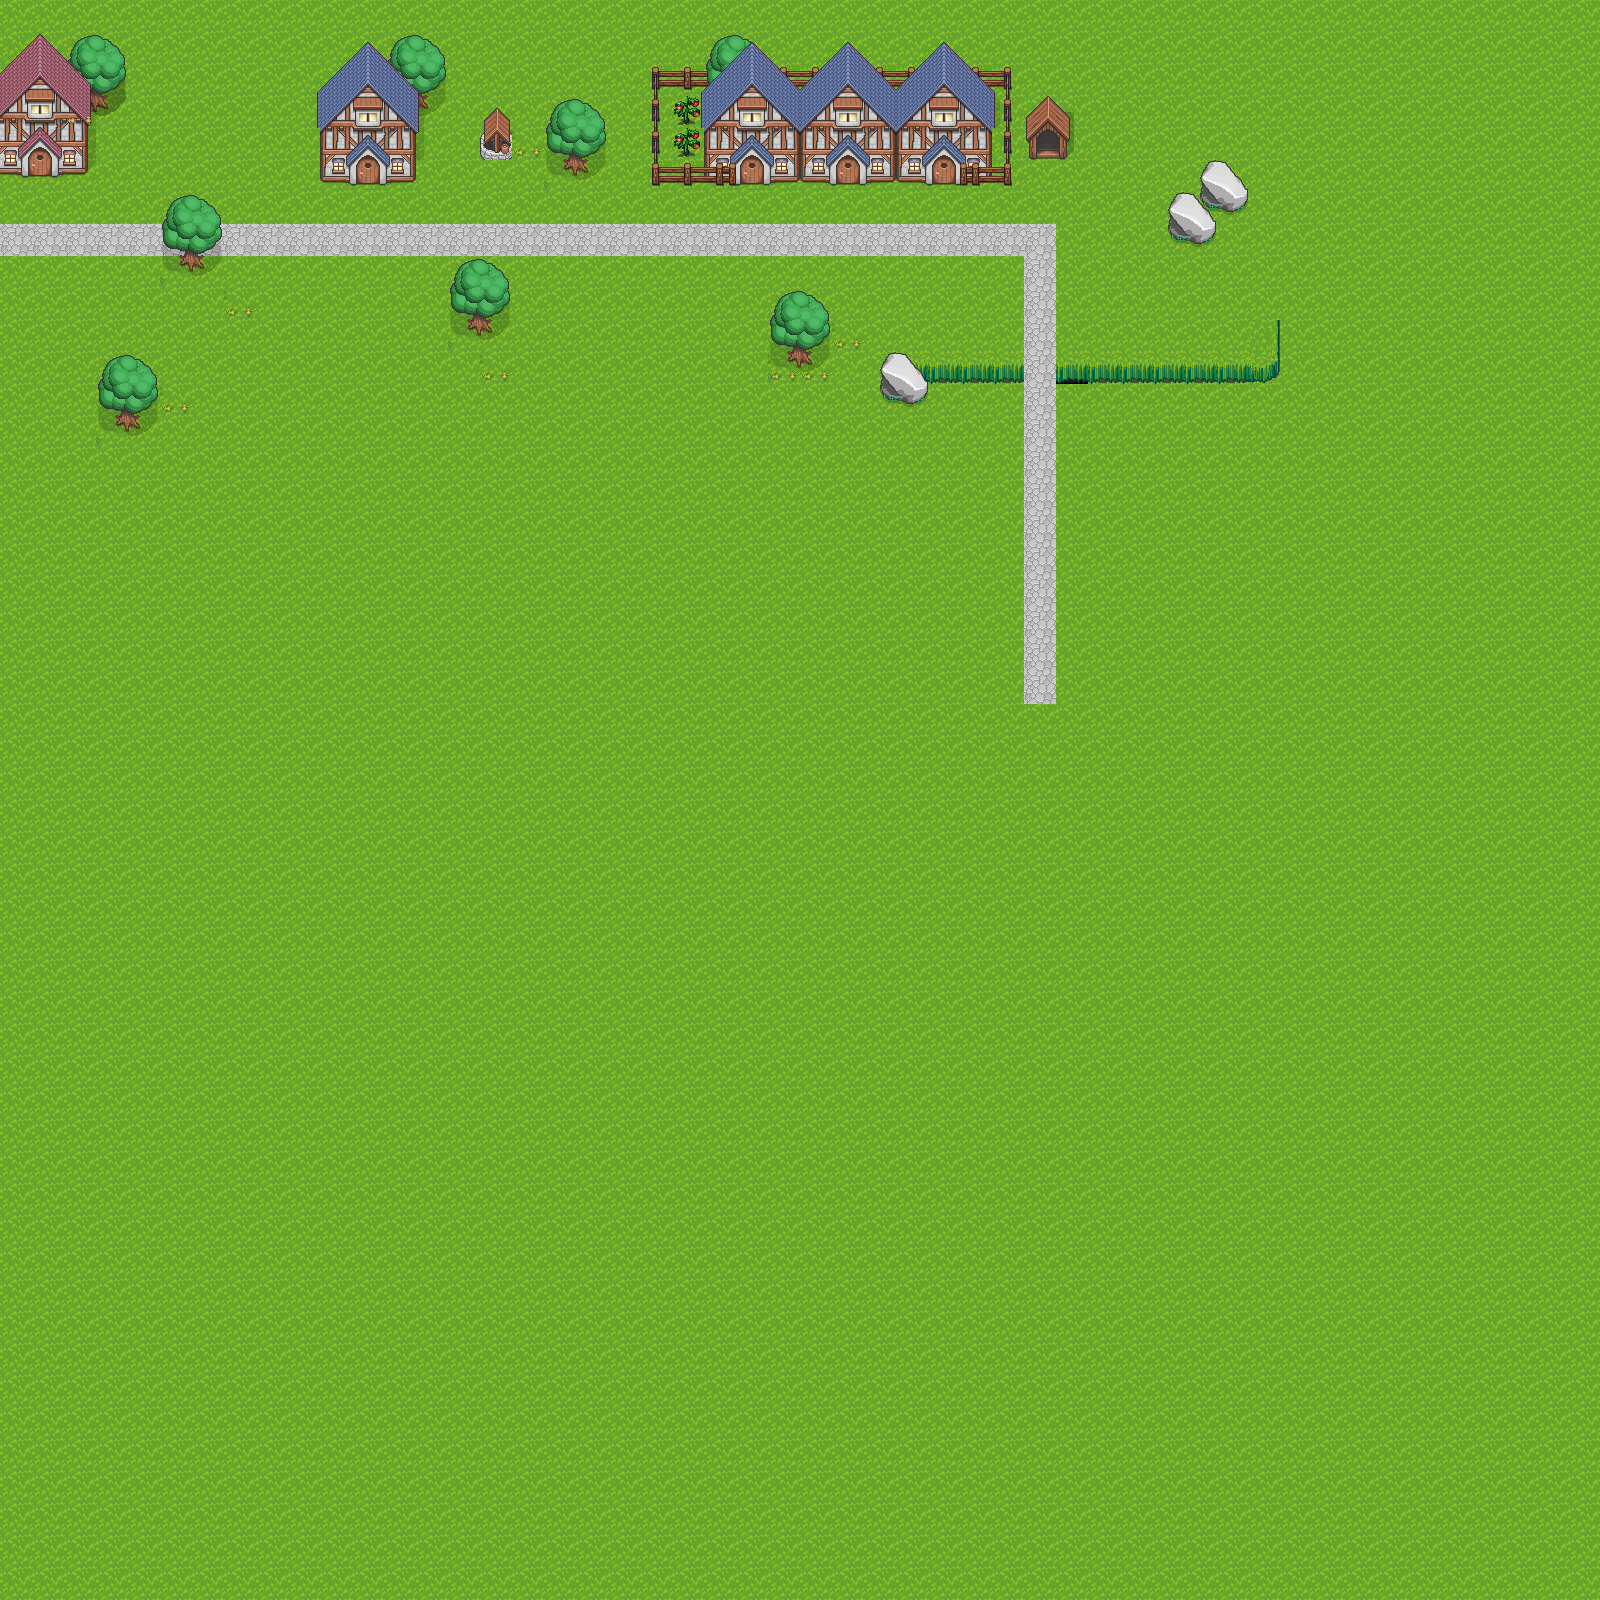

This is a level from a 2D game, rendered from its Tiled map with the project's own tilesets. A one-line summary and the map file follow, with tile-layer data summarised:
An orthogonal 50x50 tile map with 32x32 px tiles, 6 tile layers (Tile Layer 1, Tile Layer 4, Tile Layer 3, Tile Layer 2, ...), 1 hidden layer not drawn, 5 tilesets.

<map version="1.2" tiledversion="1.2.0" orientation="orthogonal" renderorder="right-down" width="50" height="50" tilewidth="32" tileheight="32" infinite="0" nextlayerid="12" nextobjectid="1">
 <tileset firstgid="1" name="Main" tilewidth="32" tileheight="32" tilecount="18" columns="3">
  <image source="submission_daneeklu/tilesets/tallgrass.png" width="96" height="192" />
 </tileset>
 <tileset firstgid="19" source="Tiles5.tsx" />
 <tileset firstgid="509" source="Fences.tsx" />
 <tileset firstgid="527" source="Tiles4.tsx" />
 <tileset firstgid="635" source="Character.tsx" />
 <layer id="2" name="Tile Layer 1" width="50" height="50">
  <data>[2500 cells, 2500 non-empty, 3 distinct tile ids]</data>
 </layer>
 <layer id="8" name="Tile Layer 4" width="50" height="50">
  <data>[2500 cells, 17 non-empty, 7 distinct tile ids]</data>
 </layer>
 <layer id="5" name="Tile Layer 3" width="50" height="50">
  <data>[2500 cells, 48 non-empty, 6 distinct tile ids]</data>
 </layer>
 <layer id="4" name="Tile Layer 2" width="50" height="50">
  <data>[2500 cells, 85 non-empty, 35 distinct tile ids]</data>
 </layer>
 <layer id="9" name="Tile Layer 5" width="50" height="50">
  <data>[2500 cells, 38 non-empty, 28 distinct tile ids]</data>
 </layer>
 <layer id="10" name="Tile Layer 6" width="50" height="50">
  <data>[2500 cells, 12 non-empty, 5 distinct tile ids]</data>
 </layer>
 <layer id="11" name="CharacterLayer" width="50" height="50" visible="0">
  <data>[2500 cells, 7 non-empty, 6 distinct tile ids]</data>
 </layer>
</map>
